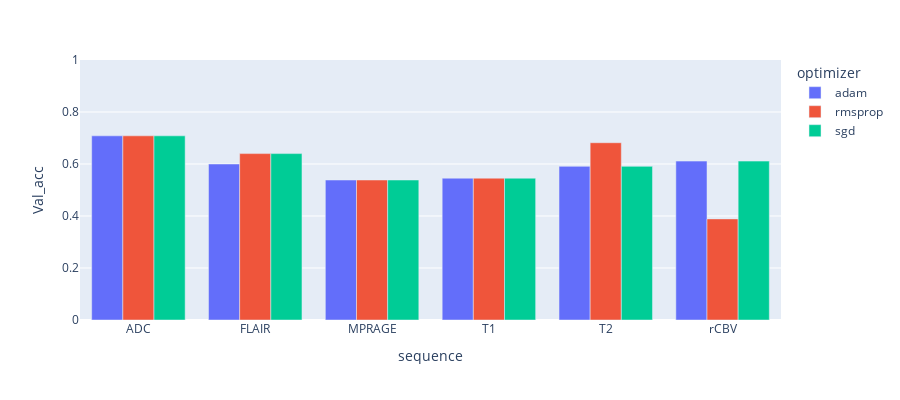

Notebook cell for this chart:
### Code cell
import pandas as pd
from pandas import read_csv
import plotly.express as px

parameter = "mgmt"
dataset_slices = "/data/RMN/dataset-gliomi-cnn/datasets-full-brain"

df = read_csv('results-2.6_balanced.csv')
df = df[['slice-dataset', 'dataset', 'optimizer', 'sequence', 'Val_acc']]
df = df.groupby(['slice-dataset', 'dataset', 'optimizer', 'sequence']).max()
df = pd.DataFrame(df.to_records())
df = df[df['slice-dataset'] == dataset_slices]
df = df[df['dataset'] == parameter]

p = px.bar(df, x="sequence", y="Val_acc", color='optimizer', barmode='group', height=400, range_y=(0, 1))
p.show()

### Figure 1 — Plotly figure (JSON) as saved in the notebook; plotly's stock layout.template omitted (floating-point values rounded to 4 significant figures)
{"data": [{"alignmentgroup": "True", "hovertemplate": "optimizer=adam<br>sequence=%{x}<br>Val_acc=%{y}<extra></extra>", "legendgroup": "adam", "marker": {"color": "#636efa"}, "name": "adam", "offsetgroup": "adam", "orientation": "v", "showlegend": true, "textposition": "auto", "type": "bar", "x": ["ADC", "FLAIR", "MPRAGE", "T1", "T2", "rCBV"], "xaxis": "x", "y": [0.7083, 0.6, 0.5385, 0.5455, 0.5909, 0.6111], "yaxis": "y"}, {"alignmentgroup": "True", "hovertemplate": "optimizer=rmsprop<br>sequence=%{x}<br>Val_acc=%{y}<extra></extra>", "legendgroup": "rmsprop", "marker": {"color": "#EF553B"}, "name": "rmsprop", "offsetgroup": "rmsprop", "orientation": "v", "showlegend": true, "textposition": "auto", "type": "bar", "x": ["ADC", "FLAIR", "MPRAGE", "T1", "T2", "rCBV"], "xaxis": "x", "y": [0.7083, 0.64, 0.5385, 0.5455, 0.6818, 0.3889], "yaxis": "y"}, {"alignmentgroup": "True", "hovertemplate": "optimizer=sgd<br>sequence=%{x}<br>Val_acc=%{y}<extra></extra>", "legendgroup": "sgd", "marker": {"color": "#00cc96"}, "name": "sgd", "offsetgroup": "sgd", "orientation": "v", "showlegend": true, "textposition": "auto", "type": "bar", "x": ["ADC", "FLAIR", "MPRAGE", "T1", "T2", "rCBV"], "xaxis": "x", "y": [0.7083, 0.64, 0.5385, 0.5455, 0.5909, 0.6111], "yaxis": "y"}], "layout": {"barmode": "group", "height": 400, "legend": {"title": {"text": "optimizer"}, "tracegroupgap": 0}, "margin": {"t": 60}, "xaxis": {"anchor": "y", "domain": [0, 1], "title": {"text": "sequence"}}, "yaxis": {"anchor": "x", "domain": [0, 1], "range": [0, 1], "title": {"text": "Val_acc"}}}}
